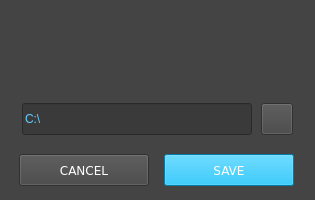
<?xml version="1.0" encoding="UTF-8"?>
<ui version="4.0">
 <class>SLiBTexPathUI</class>
 <widget class="QMainWindow" name="SLiBTexPathUI">
  <property name="enabled">
   <bool>true</bool>
  </property>
  <property name="geometry">
   <rect>
    <x>0</x>
    <y>0</y>
    <width>315</width>
    <height>200</height>
   </rect>
  </property>
  <property name="sizePolicy">
   <sizepolicy hsizetype="Fixed" vsizetype="Fixed">
    <horstretch>0</horstretch>
    <verstretch>0</verstretch>
   </sizepolicy>
  </property>
  <property name="minimumSize">
   <size>
    <width>315</width>
    <height>200</height>
   </size>
  </property>
  <property name="maximumSize">
   <size>
    <width>315</width>
    <height>200</height>
   </size>
  </property>
  <property name="windowTitle">
   <string>SLiB | Texture Finder</string>
  </property>
  <property name="styleSheet">
   <string notr="true">background-color: rgb(68, 68, 68);
</string>
  </property>
  <widget class="QWidget" name="centralwidget">
   <property name="sizePolicy">
    <sizepolicy hsizetype="Preferred" vsizetype="Preferred">
     <horstretch>0</horstretch>
     <verstretch>0</verstretch>
    </sizepolicy>
   </property>
   <property name="minimumSize">
    <size>
     <width>300</width>
     <height>200</height>
    </size>
   </property>
   <property name="maximumSize">
    <size>
     <width>300</width>
     <height>200</height>
    </size>
   </property>
   <layout class="QVBoxLayout" name="verticalLayout_2">
    <property name="margin">
     <number>10</number>
    </property>
    <item>
     <widget class="QWidget" name="menuwidget" native="true">
      <property name="minimumSize">
       <size>
        <width>300</width>
        <height>270</height>
       </size>
      </property>
      <property name="maximumSize">
       <size>
        <width>300</width>
        <height>270</height>
       </size>
      </property>
      <property name="autoFillBackground">
       <bool>false</bool>
      </property>
      <property name="styleSheet">
       <string notr="true"/>
      </property>
      <layout class="QHBoxLayout" name="horizontalLayout"/>
     </widget>
    </item>
    <item>
     <widget class="QWidget" name="inputwidget" native="true">
      <property name="minimumSize">
       <size>
        <width>295</width>
        <height>50</height>
       </size>
      </property>
      <property name="maximumSize">
       <size>
        <width>295</width>
        <height>50</height>
       </size>
      </property>
      <layout class="QHBoxLayout" name="horizontalLayout_3">
       <item>
        <widget class="QLineEdit" name="SLiBLibTexPath">
         <property name="enabled">
          <bool>true</bool>
         </property>
         <property name="minimumSize">
          <size>
           <width>230</width>
           <height>32</height>
          </size>
         </property>
         <property name="maximumSize">
          <size>
           <width>230</width>
           <height>32</height>
          </size>
         </property>
         <property name="focusPolicy">
          <enum>Qt::StrongFocus</enum>
         </property>
         <property name="styleSheet">
          <string notr="true">background-color: rgb(58, 58, 58);color: rgb(104,204, 255);</string>
         </property>
         <property name="text">
          <string>C:\</string>
         </property>
        </widget>
       </item>
       <item>
        <widget class="QPushButton" name="SLiBSetupPathButton">
         <property name="minimumSize">
          <size>
           <width>32</width>
           <height>32</height>
          </size>
         </property>
         <property name="maximumSize">
          <size>
           <width>32</width>
           <height>32</height>
          </size>
         </property>
         <property name="focusPolicy">
          <enum>Qt::StrongFocus</enum>
         </property>
         <property name="text">
          <string/>
         </property>
         <property name="icon">
          <iconset>
           <normaloff>../img/slib_browse_on.png</normaloff>../img/slib_browse_on.png</iconset>
         </property>
         <property name="iconSize">
          <size>
           <width>32</width>
           <height>32</height>
          </size>
         </property>
         <property name="+command" stdset="0">
          <string>&quot;SLiBBrowserPy.SLiBTexPathButton()&quot;</string>
         </property>
        </widget>
       </item>
      </layout>
     </widget>
    </item>
    <item>
     <widget class="QWidget" name="buttonwidget" native="true">
      <property name="minimumSize">
       <size>
        <width>295</width>
        <height>40</height>
       </size>
      </property>
      <property name="maximumSize">
       <size>
        <width>295</width>
        <height>40</height>
       </size>
      </property>
      <layout class="QHBoxLayout" name="horizontalLayout_2">
       <property name="margin">
        <number>0</number>
       </property>
       <item>
        <widget class="QPushButton" name="CloseButton">
         <property name="sizePolicy">
          <sizepolicy hsizetype="Preferred" vsizetype="Preferred">
           <horstretch>0</horstretch>
           <verstretch>0</verstretch>
          </sizepolicy>
         </property>
         <property name="minimumSize">
          <size>
           <width>130</width>
           <height>32</height>
          </size>
         </property>
         <property name="maximumSize">
          <size>
           <width>130</width>
           <height>32</height>
          </size>
         </property>
         <property name="font">
          <font>
           <family>Verdana</family>
           <weight>50</weight>
           <italic>false</italic>
           <bold>false</bold>
          </font>
         </property>
         <property name="focusPolicy">
          <enum>Qt::StrongFocus</enum>
         </property>
         <property name="styleSheet">
          <string notr="true">background-color: rgb(68,68,68);
color: rgb(255, 255, 255);</string>
         </property>
         <property name="text">
          <string>CANCEL</string>
         </property>
         <property name="flat">
          <bool>false</bool>
         </property>
         <property name="+command" stdset="0">
          <string>&quot;SLiBBrowserPy.SLiBTexPathUIClose()&quot;</string>
         </property>
        </widget>
       </item>
       <item>
        <widget class="QPushButton" name="exportAssetButton">
         <property name="sizePolicy">
          <sizepolicy hsizetype="Preferred" vsizetype="Preferred">
           <horstretch>0</horstretch>
           <verstretch>0</verstretch>
          </sizepolicy>
         </property>
         <property name="minimumSize">
          <size>
           <width>130</width>
           <height>32</height>
          </size>
         </property>
         <property name="maximumSize">
          <size>
           <width>130</width>
           <height>32</height>
          </size>
         </property>
         <property name="font">
          <font>
           <family>Verdana</family>
           <weight>50</weight>
           <italic>false</italic>
           <bold>false</bold>
          </font>
         </property>
         <property name="focusPolicy">
          <enum>Qt::StrongFocus</enum>
         </property>
         <property name="styleSheet">
          <string notr="true">background-color: rgb(0,173,235);
color: rgb(255, 255, 255);</string>
         </property>
         <property name="text">
          <string>SAVE</string>
         </property>
         <property name="flat">
          <bool>false</bool>
         </property>
         <property name="+command" stdset="0">
          <string>&quot;SLiBBrowserPy.SLiBTexPathSave()&quot;</string>
         </property>
        </widget>
       </item>
      </layout>
     </widget>
    </item>
   </layout>
  </widget>
  <action name="actionHelp">
   <property name="enabled">
    <bool>false</bool>
   </property>
   <property name="text">
    <string>Help</string>
   </property>
  </action>
  <action name="actionAbout">
   <property name="enabled">
    <bool>false</bool>
   </property>
   <property name="text">
    <string>About</string>
   </property>
  </action>
  <action name="actionDraft">
   <property name="enabled">
    <bool>false</bool>
   </property>
   <property name="text">
    <string>Draft</string>
   </property>
  </action>
  <action name="actionPreview">
   <property name="enabled">
    <bool>false</bool>
   </property>
   <property name="text">
    <string>Preview</string>
   </property>
  </action>
  <action name="actionPreview_With_Indirect">
   <property name="enabled">
    <bool>false</bool>
   </property>
   <property name="text">
    <string>Preview With Indirect</string>
   </property>
  </action>
  <action name="actionProduction">
   <property name="enabled">
    <bool>false</bool>
   </property>
   <property name="text">
    <string>Production Film</string>
   </property>
  </action>
  <action name="actionProduction_Still">
   <property name="enabled">
    <bool>false</bool>
   </property>
   <property name="text">
    <string>Production Still</string>
   </property>
  </action>
  <action name="actionSave_Setting">
   <property name="text">
    <string>Save Setting</string>
   </property>
  </action>
  <action name="actionSave_Preset_x">
   <property name="enabled">
    <bool>false</bool>
   </property>
   <property name="text">
    <string>Save Preset</string>
   </property>
  </action>
  <action name="actionModelling">
   <property name="text">
    <string>Concept</string>
   </property>
  </action>
  <action name="actionRendering">
   <property name="text">
    <string>Modeling</string>
   </property>
  </action>
  <action name="actionAniamtion">
   <property name="text">
    <string>Shading</string>
   </property>
  </action>
  <action name="actionAnimation">
   <property name="text">
    <string>Animation</string>
   </property>
  </action>
  <action name="actionRendering_2">
   <property name="text">
    <string>Rendering</string>
   </property>
  </action>
  <action name="actionPipelienRendering">
   <property name="text">
    <string>Pipeline Rendering</string>
   </property>
  </action>
 </widget>
 <tabstops>
  <tabstop>CloseButton</tabstop>
  <tabstop>exportAssetButton</tabstop>
 </tabstops>
 <resources/>
 <connections/>
</ui>
